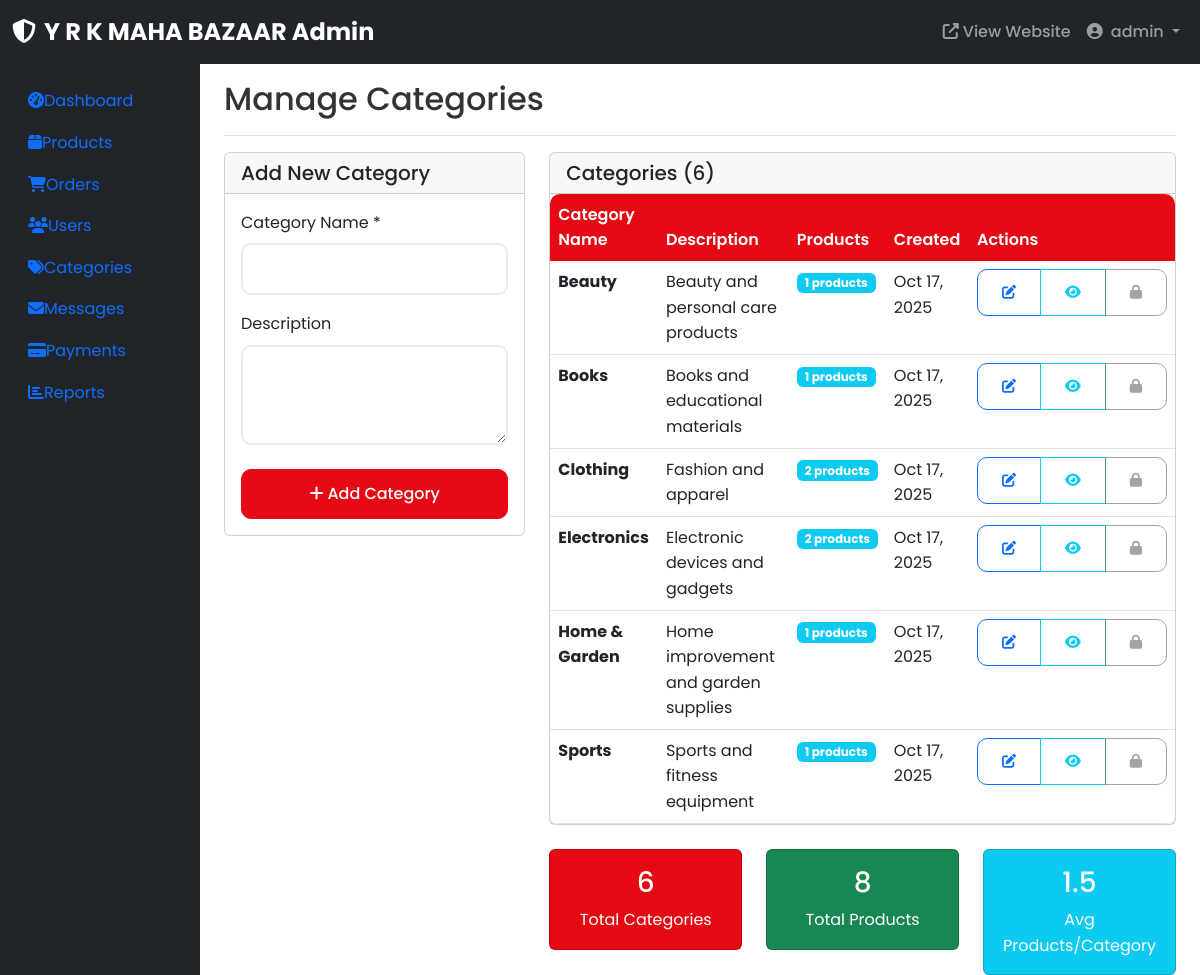
The app's page /admin/manage-categories.php (signed in) with its own data.
### tables this page shows
CREATE TABLE categories (
    category_id INT AUTO_INCREMENT PRIMARY KEY,
    category_name VARCHAR(100) NOT NULL,
    description TEXT,
    created_at TIMESTAMP DEFAULT CURRENT_TIMESTAMP
);

### admin/manage-categories.php (the view, shortened to what this page needs)
<?php
include 'includes/admin-header.php';
$categories_query = "SELECT c.*, COUNT(p.product_id) as product_count
                     FROM categories c
                     LEFT JOIN products p ON c.category_id = p.category_id
                     GROUP BY c.category_id
                     ORDER BY c.category_name";
$categories_result = $conn->query($categories_query);
$edit_category = null;
?>
<div class="d-flex justify-content-between flex-wrap flex-md-nowrap align-items-center pt-3 pb-2 mb-3 border-bottom">
    <h1 class="h2">Manage Categories</h1>
</div>
<div class="row">
    <div class="col-lg-4">
        <div class="card">
            <div class="card-header">
                <h5 class="mb-0">
                    <?php echo $edit_category ? 'Edit Category' : 'Add New Category'; ?>
                </h5>
            </div>
            <div class="card-body">
                <form method="POST" class="needs-validation" novalidate>
                    <div class="mb-3">
                        <label for="category_name" class="form-label">Category Name *</label>
                        <input type="text" class="form-control" id="category_name" name="category_name"
                               value="<?php echo $edit_category ? htmlspecialchars($edit_category['category_name']) : ''; ?>"
                               required>
                    </div>
                    <div class="mb-4">
                        <label for="description" class="form-label">Description</label>
                        <textarea class="form-control" id="description" name="description" rows="3"><?php echo $edit_category ? htmlspecialchars($edit_category['description']) : ''; ?></textarea>
                    </div>
                    <div class="d-grid gap-2">
                        <?php if ($edit_category): ?>
                        <button type="submit" name="edit_category" class="btn btn-primary">
                            <i class="fas fa-save me-1"></i>Update Category
                        </button>
                        <a href="manage-categories.php" class="btn btn-secondary">
                            <i class="fas fa-times me-1"></i>Cancel
                        </a>
                        <?php else: ?>
                        <button type="submit" name="add_category" class="btn btn-primary">
                            <i class="fas fa-plus me-1"></i>Add Category
                        </button>
                        <?php endif; ?>
                    </div>
                </form>
            </div>
        </div>
    </div>
    <div class="col-lg-8">
        <div class="card">
            <div class="card-header">
                <h5 class="mb-0">Categories (<?php echo $categories_result->num_rows; ?>)</h5>
            </div>
            <div class="card-body p-0">
                <?php if ($categories_result->num_rows > 0): ?>
                <div class="table-responsive">
                    <table class="table table-hover mb-0">
                        <thead class="table-light">
                            <tr>
                                <th>Category Name</th>
                                <th>Description</th>
                                <th>Products</th>
                                <th>Created</th>
                                <th>Actions</th>
                            </tr>
                        </thead>
                        <tbody>
                            <?php while ($category = $categories_result->fetch_assoc()): ?>
                            <tr>
                                <td>
                                    <strong><?php echo htmlspecialchars($category['category_name']); ?></strong>
                                </td>
                                <td>
                                    <?php echo htmlspecialchars($category['description']); ?>
                                </td>
                                <td>
                                    <span class="badge bg-info"><?php echo $category['product_count']; ?> products</span>
                                </td>
                                <td>
                                    <?php echo date('M d, Y', strtotime($category['created_at'])); ?>
                                </td>
                                <td>
                                    <div class="btn-group btn-group-sm">
                                        <a href="?edit=<?php echo $category['category_id']; ?>"
                                           class="btn btn-outline-primary" title="Edit">
                                            <i class="fas fa-edit"></i>
                                        </a>
                                        <a href="../products/product-list.php?category=<?php echo $category['category_id']; ?>"
                                           class="btn btn-outline-info" target="_blank" title="View Products">
                                            <i class="fas fa-eye"></i>
                                        </a>
                                        <?php if ($category['product_count'] == 0): ?>
                                        <a href="?delete=<?php echo $category['category_id']; ?>"
                                           class="btn btn-outline-danger" title="Delete"
                                           onclick="return confirmDelete('Are you sure you want to delete this category?')">
                                            <i class="fas fa-trash"></i>
                                        </a>
                                        <?php else: ?>
                                        <button class="btn btn-outline-secondary" disabled title="Cannot delete - has products">
                                            <i class="fas fa-lock"></i>
                                        </button>
                                        <?php endif; ?>
                                    </div>
                                </td>
                            </tr>
                            <?php endwhile; ?>
                        </tbody>
                    </table>
                </div>
                <?php endif; ?>
            </div>
        </div>
        <div class="row mt-4">
            <?php
            $stats_query = "SELECT
                            COUNT(DISTINCT c.category_id) as total_categories,
                            COUNT(DISTINCT p.product_id) as total_products,
                            AVG(product_counts.product_count) as avg_products_per_category
                            FROM categories c
                            LEFT JOIN products p ON c.category_id = p.category_id
                            LEFT JOIN (
                                SELECT category_id, COUNT(*) as product_count
                                FROM products
                                GROUP BY category_id
                            ) product_counts ON c.category_id = product_counts.category_id";
            $stats_result = $conn->query($stats_query);
            $stats = $stats_result->fetch_assoc();
            ?>
            <div class="col-md-4">
                <div class="card bg-primary text-white">
                    <div class="card-body text-center">
                        <h3><?php echo number_format($stats['total_categories']); ?></h3>
                        <p class="mb-0">Total Categories</p>
                    </div>
                </div>
            </div>
            <div class="col-md-4">
                <div class="card bg-success text-white">
                    <div class="card-body text-center">
                        <h3><?php echo number_format($stats['total_products']); ?></h3>
                        <p class="mb-0">Total Products</p>
                    </div>
                </div>
            </div>
            <div class="col-md-4">
                <div class="card bg-info text-white">
                    <div class="card-body text-center">
                        <h3><?php echo number_format($stats['avg_products_per_category'] ?: 0, 1); ?></h3>
                        <p class="mb-0">Avg Products/Category</p>
                    </div>
                </div>
            </div>
        </div>
    </div>
</div>
<?php include 'includes/admin-footer.php'; ?>

### assets/css/style.css (style rules this page uses)
* { margin: 0; padding: 0; box-sizing: border-box; }
body { font-family: 'Poppins', sans-serif; line-height: 1.6; color: #333; }
:root { --primary-color: #E50914; --secondary-color: #F7C600; --dark-color: #1a1a1a; --light-color: #f8f9fa; --success-color: #28a745; --danger-color: #dc3545; --warning-color: #ffc107; --info-color: #17a2b8; }
.bg-primary { background-color: var(--primary-color) !important; }
.btn-primary { background-color: var(--primary-color); border-color: var(--primary-color); }
.form-control { border-radius: 10px; border: 2px solid #e9ecef; padding: 0.75rem 1rem; transition: border-color 0.3s ease; }
.btn { border-radius: 10px; padding: 0.75rem 1.5rem; font-weight: 500; transition: all 0.3s ease; }
.table { border-radius: 10px; overflow: hidden; box-shadow: 0 5px 15px rgba(0,0,0,0.1); }
.table thead th { background: var(--primary-color); color: white; border: none; font-weight: 600; }
html { scroll-behavior: smooth; -webkit-text-size-adjust: 100%; }
* { -webkit-tap-highlight-color: rgba(229, 9, 20, 0.2); -webkit-touch-callout: none; }
a, button, .btn { -webkit-tap-highlight-color: rgba(229, 9, 20, 0.3); }
body { -webkit-overflow-scrolling: touch; overflow-x: hidden; }

### records on screen
categories: category_name "Beauty", description "Beauty and personal care products", product_count "1", created_at "Oct 17, 2025"
categories: category_name "Books", description "Books and educational materials", product_count "1", created_at "Oct 17, 2025"
categories: category_name "Clothing", description "Fashion and apparel", product_count "2", created_at "Oct 17, 2025"
categories: category_name "Electronics", description "Electronic devices and gadgets", product_count "2", created_at "Oct 17, 2025"
categories: category_name "Home & Garden", description "Home improvement and garden supplies", product_count "1", created_at "Oct 17, 2025"
categories: category_name "Sports", description "Sports and fitness equipment", product_count "1", created_at "Oct 17, 2025"

### other values on screen
$_SESSION['admin_username'] "admin"
$categories_result->num_rows "6"
$stats['total_categories'] "6"
$stats['total_products'] "8"
$stats['avg_products_per_category'] ?: 0 "1.5"
